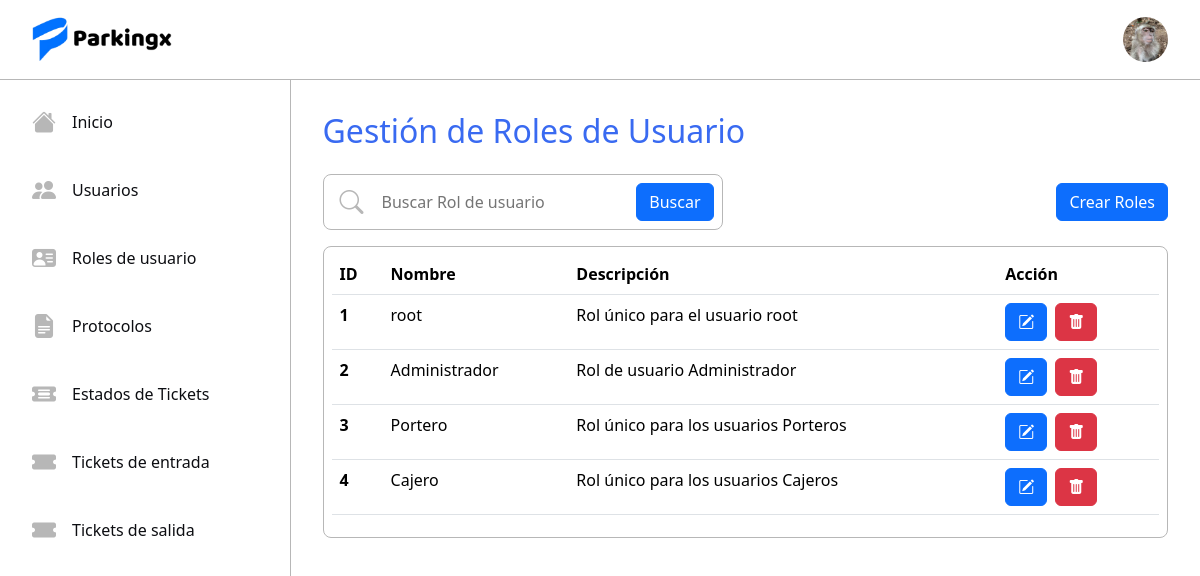
Page /listrol/ (signed in) on the committed database.
### tickets/models.py (models this page shows, shortened)
class Usuario(AbstractUser):
    name = models.CharField(max_length=50)
    last_name = models.CharField(max_length=50)
    rut = models.CharField(max_length=10, unique=True)
    email = models.EmailField(max_length=254, unique=True)
    rol = models.ForeignKey(Rol, on_delete=models.RESTRICT)
    avatar = models.ImageField(upload_to='avatars', blank=True, null=True)

class Rol(models.Model):
    name = models.CharField(max_length=50, unique=True)
    description = models.TextField()

### tickets/views.py (the view)
# urls.py: path('listrol/', ListRol.as_view(), name='listrol'),
class ListRol(UserPassesTestMixin, ListView):
    model = Rol
    template_name = 'tickets/roles/roluser_list.html'
    context_object_name = 'rol'
    def test_func(self):
        rol = self.request.user.rol.name
        return rol in ['root', 'Administrador']

### tickets/templates/tickets/roles/roluser_list.html (shortened to what this page needs)
{% extends "tickets/base.html" %}
{% block content %}
<div class="user-list-content">
    <h2 class="mb-4 blue-sys">Gestión de Roles de Usuario</h2>
    <div class="mb-3 user-template-actions">
        <form action="{% url 'findrol' %}" method="get">
            <div class="search-content">
                <i class="bi bi-search menu-icon"></i>
                <input type="text" name="find-rol" class="search-inpt" placeholder="Buscar Rol de usuario" maxlength="10">
                <button class="btn btn-primary" type="submit">Buscar</button>
            </div>
        </form>
        <div class="d-flex gap-2">
            <a href="{% url 'createrol' %}" class="btn btn-primary">Crear Roles</a>
        </div>
    </div>
    {% if rol %}
    <div class="border-table">
        <table class="table ">
            <thead>
                <tr>
                    <th scope="col">ID</th>
                    <th scope="col">Nombre</th>
                    <th scope="col">Descripción</th>
                    <th scope="col">Acción</th>
                </tr>
            </thead>
            <tbody>
                {% for r in rol %}
                <tr>
                    <th scope="row">{{ r.id }}</th>
                    <td>{{ r.name }}</td>
                    <td>{{ r.description }}</td>
                    <td class="d-flex gap-2">
                        <a href="{% url 'updaterol' r.id %}" class="btn btn-primary"><i class="bi bi-pencil-square"></i></a>
                        <a href="{% url 'deleterol' r.id %}" class="btn btn-danger"><i class="bi bi-trash-fill"></i></a>
                    </td>
                <tr>
                {% endfor %}
            </tbody>
        </table>
    </div>
    {% else %}
    <h4>No existen roles registrados...</h4>
    {% endif %}
</div>
{% endblock  %}

### tickets/templates/tickets/base.html (shortened to what this page needs)
<!DOCTYPE html>
<html lang="en">
<head>
    <link href="https://cdn.jsdelivr.net/npm/bootstrap@5.3.3/dist/css/bootstrap.min.css" rel="stylesheet">
    <link rel="stylesheet" href="https://cdn.jsdelivr.net/npm/bootstrap-icons@1.11.3/font/bootstrap-icons.min.css">
    {% load static %}
    {% load static %}
    <link rel="stylesheet" href="{% static 'tickets/css/styles.css' %}">
    <link rel="stylesheet" href="{% static 'tickets/css/login.css' %}">
</head>
<body>
    <nav class="navbar bg-body-tertiary">
        <div class="container-fluid">
            <img src="{% static 'tickets/img/Logo.png' %}" class="icon-project" alt="">
            {% if request.user.is_authenticated %}
            {% if request.user.avatar %}
            <img src="{{ request.user.avatar.url }}" alt="" class="avatar" id="avatar">
            {% else %}
            <img src="{% static 'tickets/img/defaultavatar.png' %}" alt="" class="avatar" id="avatar">
            {% endif %}
            {% else %}
            <a href="{% url 'login' %}" class="btn btn-primary">Iniciar sesión</a>
            {% endif %}
        </div>
    </nav>
    <div class="d-flex">
        <div class="sidebar">
            <ul class="nav menu flex-column">
                <li class="nav-item">
                    <a class="option nav-link" href="{% url 'home' %}">
                        <i class="bi bi-house-fill menu-icon"></i>
                        <p class="option-text">Inicio</p>
                    </a>
                </li>
                {% if request.user.rol.name == 'root' or request.user.rol.name == 'Administrador' %}
                <li class="nav-item">
                    <a class="option nav-link" href="{% url 'userlist' %}">
                        <i class="bi bi-people-fill menu-icon"></i>
                        <p class="option-text">Usuarios</p>
                    </a>
                </li>
                <li class="nav-item">
                    <a class="option nav-link" href="{% url 'listrol' %}">
                        <i class="bi bi-person-vcard-fill menu-icon"></i>
                        <p class="option-text">Roles de usuario</p>
                    </a>
                </li>
                <li class="nav-item">
                    <a class="option nav-link" href="{% url 'protocolos' %}">
                        <i class="bi bi-file-earmark-text-fill menu-icon"></i>
                        <p class="option-text">Protocolos</p>
                    </a>
                </li>
                <li class="nav-item">
                    <a class="option nav-link" href="{% url 'statelist' %}">
                        <i class="bi bi-ticket-detailed-fill menu-icon"></i>
                        <p class="option-text">Estados de Tickets</p>
                    </a>
                </li>
                {% endif %}
                {% if request.user.rol.name == 'root' or request.user.rol.name == 'Administrador' or request.user.rol.name == 'Cajero' or request.user.rol.name == 'Portero'%}
                <li class="nav-item">
                    <a class="option nav-link" href="{% url 'ticketE' %}">
                        <i class="bi bi-ticket-fill menu-icon"></i>
                        <p class="option-text">Tickets de entrada</p>
                    </a>
                </li>
                {% if request.user.rol.name != 'Portero' %}
                <li class="nav-item">
                    <a class="option nav-link" href="{% url 'ticketS' %}">
                        <i class="bi bi-ticket-fill menu-icon"></i>
                        <p class="option-text">Tickets de salida</p>
                    </a>
                </li>
                {% endif %}
                {% endif %}
            </ul>
        </div>
        <div class="home-content">
            {% block content %}{% endblock %}
        </div>
    </div>
</body>
    {% load static %}
</html>

### tickets/static/tickets/css/styles.css (style rules this page uses)
:root { --color1: #396af1; --color2: #0d0e12; --color3: #B7B7B7; --color4: #FFFFFF; }
nav { height: 5rem; border-bottom: solid 1px #B7B7B7; background-color: #FFFFFF; }
.bg-body-tertiary { background-color: #FFFFFF !important; }
.blue-sys { color: #396af1; }
.container-fluid { padding: 0 2rem; position: relative; }
.icon-project { width: 9rem; }
.sidebar { width: 20rem; height: 91.5vh; border-right: solid 1px #B7B7B7; }
.nav-link { padding: 0; color: black; transition: .3s; }
.menu { padding: 1rem; gap: 1rem; }
.menu-icon { font-size: 1.5rem; color: #B7B7B7; transition: .3s; }
.option { display: flex; align-items: center; gap: 1rem; padding: .5rem 1rem; border-radius: .5rem; }
.option-text { margin: 0; color: #0d0e12; }
.avatar { width: 45px; height: 45px; border-radius: 50%; cursor: pointer; }
p { margin: 0; }
.home-content { background-color: transparent; height: 91.5vh; width: 83.5%; scroll-behavior: smooth; overflow-y: scroll; }
.user-list-content { display: flex; flex-direction: column; padding: 2rem; height: 91vh; }
.border-table { border: solid 1px #B7B7B7; border-radius: .5rem; padding: .4rem .5rem; }
.search-inpt { border: none; outline: none; width: 100%; }
.search-content { border: solid 1px #B7B7B7; border-radius: .5rem; padding: .5rem .5rem .5rem 1rem; display: flex; align-items: center; gap: 1rem; width: 25rem; }
.user-template-actions { display: flex; justify-content: space-between; align-items: center; }

### rows in the picture
Usuario: user.avatar (picture)
Rol: id "1", name "root", description "Rol único para el usuario root"
Rol: id "2", name "Administrador", description "Rol de usuario Administrador"
Rol: id "3", name "Portero", description "Rol único para los usuarios Porteros"
Rol: id "4", name "Cajero", description "Rol único para los usuarios Cajeros"
